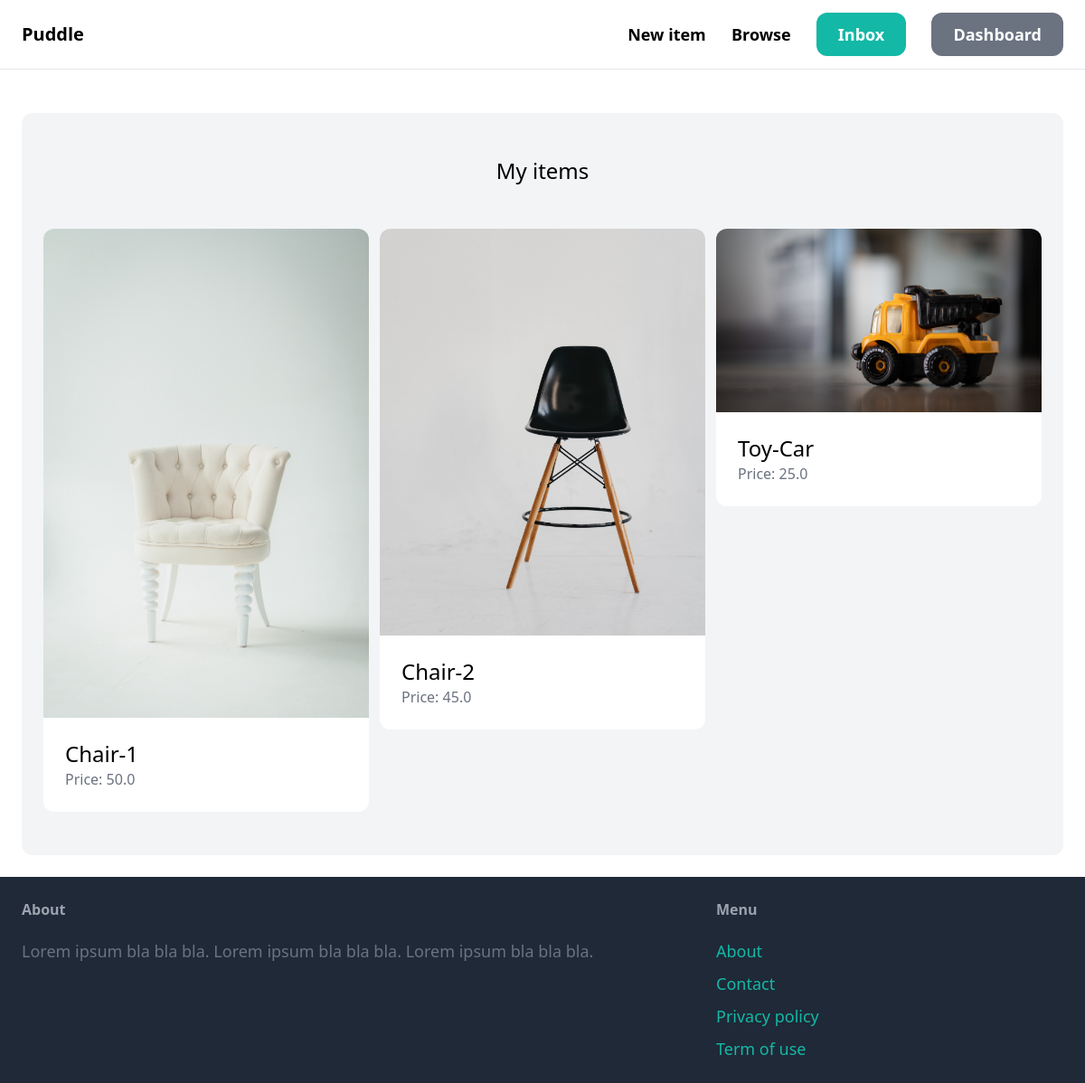
The page /dashboard/ (signed in) on the database its author committed.
### item/models.py (models this page shows, shortened)
class Item(models.Model):
    category = models.ForeignKey(Category, related_name='items', on_delete=models.CASCADE)
    name = models.CharField(max_length=255)
    description = models.TextField(blank=True, null=True)
    price = models.FloatField()
    image = models.ImageField(upload_to='item_images', blank=True, null=True)
    is_sold = models.BooleanField(default=False)
    created_by = models.ForeignKey(User, related_name='items', on_delete=models.CASCADE)
    created_at = models.DateTimeField(auto_now_add=True)

### dashboard/views.py (the view)
# urls.py: path('', views.index, name='index'),
@login_required
def index(request):
    items = Item.objects.filter(created_by=request.user)
    return render(request, 'dashboard/index.html', {
        'items': items,
    })

### dashboard/templates/dashboard/index.html (shortened to what this page needs)
{% extends 'core/base.html' %}
{% block content %}
    <div class="mt-6 px-6 py-12 bg-gray-100 rounded-xl">
        <h2 class="mb-12 text-2xl text-center">My items</h2>
        <div class="grid grid-cols-3 gap-3">
            {% for item in items %}
                <div>
                    <a href="{% url 'item:detail' item.id %}">
                        <div>
                            <img src="{{ item.image.url }}" class="rounded-t-xl">
                        </div>
                        <div class="p-6 bg-white rounded-b-xl">
                            <h2 class="text-2xl">{{ item.name }}</h2>
                            <p class="text-gray-500">Price: {{ item.price }}</p>
                        </div>
                    </a>
                </div>
            {% endfor %}
        </div>
    </div>
{% endblock %}

### rows shown on the page
Item: image (picture), name "Chair-1", price "50.0"
Item: image (picture), name "Chair-2", price "45.0"
Item: image (picture), name "Toy-Car", price "25.0"
